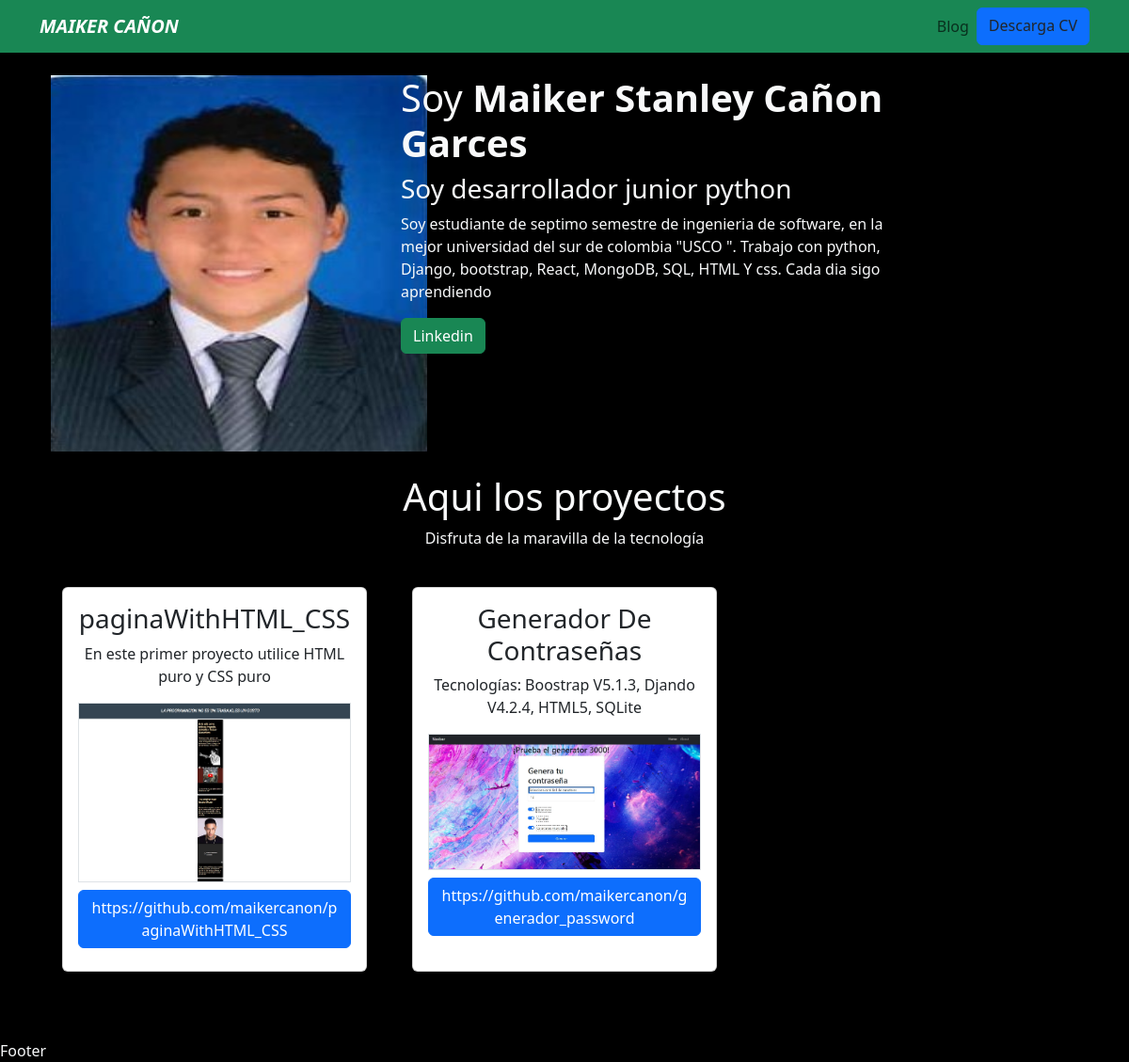
The page / on the database its author committed.
### portafolio/models.py (models this page shows)
class Project(models.Model):
    title = CharField(max_length=100)
    description = CharField(max_length=200)
    image = ImageField(upload_to="portafolio/images/")
    url = URLField(blank=True)
    objects=models.Manager()

### portafolio/views.py (the view)
# urls.py: 2. Add a URL to urlpatterns:  path('', views.home, name='home')
def home(request):
    mis_proyectos= Project.objects.all()
    return render(request, 'home.html',{'proyectos':mis_proyectos})

### portafolio/templates/home.html
{%extends 'layout.html'%}
{% load static %}
{%block content%}
<header class="row">
    <div class=" item-expand col-md-4">
        <img src="{% static 'portafolio/foton.jpg'%}" width="400" height="400">
    </div>
    <div class="col-md-6">
        <h1>Soy <strong>Maiker Stanley Cañon Garces</strong> </h1>
        <h3>Soy desarrollador junior python</h3>
        <p>Soy estudiante de septimo semestre de ingenieria de software, en la mejor universidad del sur de colombia "USCO ". Trabajo con python, Django, bootstrap, React, MongoDB, SQL, HTML Y css. Cada dia sigo aprendiendo</p>
        <a href="https://www.linkedin.com/in/maiker-ca%C3%B1on-9785a8283" class="btn btn-success" target="_blank">Linkedin</a>
    </div>
</header>
   <div class="row my-4 text-center" class="text-light">
        <h1>Aqui los proyectos</h1>
        <p>Disfruta de la maravilla de la tecnología</p>
        {%for i in proyectos%}
        <div class="col-md-4 p-4">
            <div class="card h-100 card-project " >
                <div class="card-body ">
                    <h3>{{i.title}}</h3><p>{{i.description}}</p>
                    <img src="{{i.image.url}} " class="img-fluid border" >
                    {%if i.url%}
                        <a href="{{i.url}}" class="btn btn-primary img-fluid  my-2">{{i.url}}</a>
                    {%endif%}
                </div>
            </div>
        </div>
        {%endfor%}
   </div>
{%endblock%}

### portafolio/templates/layout.html (shortened to what this page needs)
{% load static %}
<!DOCTYPE html>
<html lang="en">
<head>
    <link rel="stylesheet" href="	https://cdn.jsdelivr.net/npm/bootstrap@5.3.1/dist/css/bootstrap.min.css">
    <link  href="{% static 'portafolio/main.css' %}" rel="stylesheet">
</head>
<body class="text-light">
    {%include 'partials/navbar.html'%}
    <div class="container p-4 " >
        {%block content%}
        {%endblock%}
    </div>
    <footer>Footer</footer>
</body>
</html>

### portafolio/templates/partials/navbar.html (shortened to what this page needs)
{% load static%}
<nav class="navbar navbar-expand bg-success">
    <div class="container">
      <a class="navbar-brand text-white fw-bold fst-italic" href="/">MAIKER CAÑON</a>
      <div class="collapse navbar-collapse" id="navbarNavAltMarkup">
        <ul class="navbar-nav ms-auto">
            <li class="nav-item ">
                <a class="nav-link" href="{%url 'blog:posts'%}">Blog</a>
            </li>
            <li class="nav-item d-flex aling-tems-center">
                <a class="btn btn-primary text-dark " href="{%static 'portafolio/cvcv.pdf' %}" target="_blank">Descarga CV</a>
            </li>
        </ul>
      </div>
    </div>
  </nav>

### portafolio/static/portafolio/main.css (style rules this page uses)
body { background: #000; }

### rows shown on the page
Project: title "paginaWithHTML_CSS", description "En este primer proyecto utilice HTML puro y CSS puro", image (picture), url "https://github.com/maikercanon/paginaWithHTML_CSS"
Project: title "Generador De Contraseñas", description "Tecnologías: Boostrap V5.1.3, Djando V4.2.4, HTML5, SQLite", image (picture), url "https://github.com/maikercanon/generador_password"
